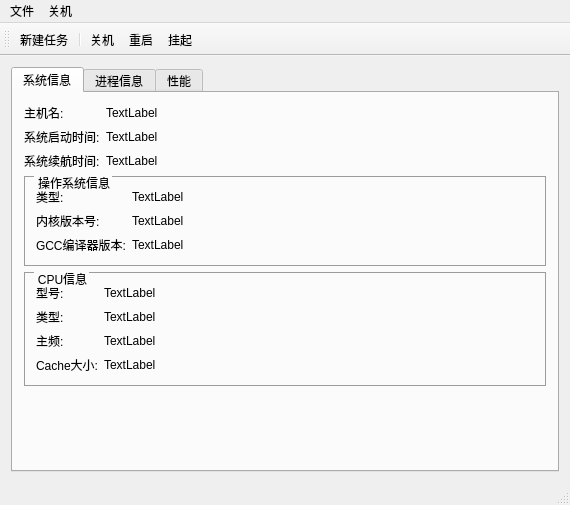
<?xml version="1.0" encoding="UTF-8"?>
<ui version="4.0">
 <class>MainWindow</class>
 <widget class="QMainWindow" name="MainWindow">
  <property name="geometry">
   <rect>
    <x>0</x>
    <y>0</y>
    <width>570</width>
    <height>505</height>
   </rect>
  </property>
  <property name="minimumSize">
   <size>
    <width>200</width>
    <height>300</height>
   </size>
  </property>
  <property name="windowTitle">
   <string>任务管理器</string>
  </property>
  <widget class="QWidget" name="centralWidget">
   <layout class="QVBoxLayout" name="verticalLayout">
    <item>
     <widget class="QTabWidget" name="tabWidget">
      <property name="minimumSize">
       <size>
        <width>200</width>
        <height>300</height>
       </size>
      </property>
      <property name="currentIndex">
       <number>0</number>
      </property>
      <widget class="QWidget" name="tab">
       <attribute name="title">
        <string>系统信息</string>
       </attribute>
       <layout class="QVBoxLayout" name="verticalLayout_2">
        <item>
         <layout class="QFormLayout" name="formLayout">
          <item row="0" column="0">
           <widget class="QLabel" name="label_8">
            <property name="text">
             <string>主机名:</string>
            </property>
           </widget>
          </item>
          <item row="0" column="1">
           <widget class="QLabel" name="label_HostName">
            <property name="text">
             <string>TextLabel</string>
            </property>
           </widget>
          </item>
          <item row="1" column="0">
           <widget class="QLabel" name="label_7">
            <property name="text">
             <string>系统启动时间:</string>
            </property>
           </widget>
          </item>
          <item row="1" column="1">
           <widget class="QLabel" name="label_BootTime">
            <property name="text">
             <string>TextLabel</string>
            </property>
           </widget>
          </item>
          <item row="2" column="0">
           <widget class="QLabel" name="label_9">
            <property name="text">
             <string>系统续航时间:</string>
            </property>
           </widget>
          </item>
          <item row="2" column="1">
           <widget class="QLabel" name="label_RunnedTime">
            <property name="text">
             <string>TextLabel</string>
            </property>
           </widget>
          </item>
         </layout>
        </item>
        <item>
         <widget class="QGroupBox" name="groupBox">
          <property name="styleSheet">
           <string notr="true">QGroupBox {
            border-color: rgb(156, 156, 156);
            border-width: 1px;
            border-style: solid;
            margin-top: 0.5ex;
        }
QGroupBox::title {
            subcontrol-origin: margin;
            subcontrol-position: top left;
            left: 10px;
            margin-left: 2px;
            padding: 0  0px;
        }</string>
          </property>
          <property name="title">
           <string>操作系统信息</string>
          </property>
          <property name="flat">
           <bool>false</bool>
          </property>
          <property name="checkable">
           <bool>false</bool>
          </property>
          <layout class="QFormLayout" name="formLayout_2">
           <item row="0" column="0">
            <widget class="QLabel" name="label">
             <property name="text">
              <string>类型:</string>
             </property>
            </widget>
           </item>
           <item row="0" column="1">
            <widget class="QLabel" name="label_osType">
             <property name="text">
              <string>TextLabel</string>
             </property>
            </widget>
           </item>
           <item row="1" column="0">
            <widget class="QLabel" name="label_10">
             <property name="text">
              <string>内核版本号:</string>
             </property>
            </widget>
           </item>
           <item row="1" column="1">
            <widget class="QLabel" name="label_osVersion">
             <property name="text">
              <string>TextLabel</string>
             </property>
            </widget>
           </item>
           <item row="2" column="0">
            <widget class="QLabel" name="label_12">
             <property name="text">
              <string>GCC编译器版本:</string>
             </property>
            </widget>
           </item>
           <item row="2" column="1">
            <widget class="QLabel" name="label_gccVersion">
             <property name="text">
              <string>TextLabel</string>
             </property>
            </widget>
           </item>
          </layout>
         </widget>
        </item>
        <item>
         <widget class="QGroupBox" name="groupBox_2">
          <property name="styleSheet">
           <string notr="true">QGroupBox {
            border-color: rgb(156, 156, 156);
            border-width: 1px;
            border-style: solid;
            margin-top: 0.5ex;
        }
QGroupBox::title {
            subcontrol-origin: margin;
            subcontrol-position: top left;
            left: 10px;
            margin-left: 2px;
            padding: 0  0px;
        }</string>
          </property>
          <property name="title">
           <string>CPU信息</string>
          </property>
          <layout class="QFormLayout" name="formLayout_3">
           <item row="0" column="0">
            <widget class="QLabel" name="label_14">
             <property name="text">
              <string>型号:</string>
             </property>
            </widget>
           </item>
           <item row="0" column="1">
            <widget class="QLabel" name="label_cpuModelName">
             <property name="text">
              <string>TextLabel</string>
             </property>
            </widget>
           </item>
           <item row="1" column="0">
            <widget class="QLabel" name="label_16">
             <property name="text">
              <string>类型:</string>
             </property>
            </widget>
           </item>
           <item row="1" column="1">
            <widget class="QLabel" name="label_cpuType">
             <property name="text">
              <string>TextLabel</string>
             </property>
            </widget>
           </item>
           <item row="2" column="0">
            <widget class="QLabel" name="label_18">
             <property name="text">
              <string>主频:</string>
             </property>
            </widget>
           </item>
           <item row="2" column="1">
            <widget class="QLabel" name="label_cpuFrequency">
             <property name="text">
              <string>TextLabel</string>
             </property>
            </widget>
           </item>
           <item row="3" column="0">
            <widget class="QLabel" name="label_20">
             <property name="text">
              <string>Cache大小:</string>
             </property>
            </widget>
           </item>
           <item row="3" column="1">
            <widget class="QLabel" name="label_CacheSize">
             <property name="text">
              <string>TextLabel</string>
             </property>
            </widget>
           </item>
          </layout>
         </widget>
        </item>
        <item>
         <spacer name="verticalSpacer">
          <property name="orientation">
           <enum>Qt::Vertical</enum>
          </property>
          <property name="sizeHint" stdset="0">
           <size>
            <width>20</width>
            <height>40</height>
           </size>
          </property>
         </spacer>
        </item>
       </layout>
      </widget>
      <widget class="QWidget" name="tab_2">
       <attribute name="title">
        <string>进程信息</string>
       </attribute>
       <layout class="QVBoxLayout" name="verticalLayout_4">
        <item>
         <widget class="QTableWidget" name="tableWidget_Process">
          <property name="sizeAdjustPolicy">
           <enum>QAbstractScrollArea::AdjustIgnored</enum>
          </property>
          <property name="editTriggers">
           <set>QAbstractItemView::NoEditTriggers</set>
          </property>
          <property name="selectionMode">
           <enum>QAbstractItemView::SingleSelection</enum>
          </property>
          <property name="selectionBehavior">
           <enum>QAbstractItemView::SelectRows</enum>
          </property>
          <property name="textElideMode">
           <enum>Qt::ElideRight</enum>
          </property>
          <property name="sortingEnabled">
           <bool>true</bool>
          </property>
          <attribute name="horizontalHeaderCascadingSectionResizes">
           <bool>true</bool>
          </attribute>
          <attribute name="horizontalHeaderMinimumSectionSize">
           <number>30</number>
          </attribute>
          <attribute name="horizontalHeaderStretchLastSection">
           <bool>false</bool>
          </attribute>
          <attribute name="verticalHeaderVisible">
           <bool>false</bool>
          </attribute>
          <attribute name="verticalHeaderHighlightSections">
           <bool>false</bool>
          </attribute>
          <column>
           <property name="text">
            <string>pid</string>
           </property>
          </column>
          <column>
           <property name="text">
            <string>名称</string>
           </property>
          </column>
          <column>
           <property name="text">
            <string>状态</string>
           </property>
          </column>
          <column>
           <property name="text">
            <string>ppid</string>
           </property>
          </column>
          <column>
           <property name="text">
            <string>优先级</string>
           </property>
          </column>
          <column>
           <property name="text">
            <string>占用内存</string>
           </property>
          </column>
         </widget>
        </item>
        <item>
         <layout class="QGridLayout" name="gridLayout">
          <item row="0" column="0">
           <widget class="QLabel" name="label_2">
            <property name="text">
             <string>进程总数：</string>
            </property>
           </widget>
          </item>
          <item row="2" column="1">
           <widget class="QLabel" name="label_pRun">
            <property name="text">
             <string>TextLabel</string>
            </property>
           </widget>
          </item>
          <item row="0" column="1">
           <widget class="QLabel" name="label_pNum">
            <property name="text">
             <string>TextLabel</string>
            </property>
           </widget>
          </item>
          <item row="2" column="0">
           <widget class="QLabel" name="label_6">
            <property name="text">
             <string>运行进程：</string>
            </property>
           </widget>
          </item>
          <item row="4" column="0" colspan="2">
           <widget class="QLineEdit" name="lineEdit_Search">
            <property name="inputMask">
             <string/>
            </property>
            <property name="placeholderText">
             <string>请输入pid或进程名</string>
            </property>
           </widget>
          </item>
          <item row="4" column="2">
           <widget class="QPushButton" name="pushButton_Search">
            <property name="text">
             <string>查询</string>
            </property>
           </widget>
          </item>
          <item row="4" column="4">
           <widget class="QPushButton" name="pushButton_KillPro">
            <property name="text">
             <string>结束进程</string>
            </property>
           </widget>
          </item>
          <item row="2" column="4">
           <widget class="QLabel" name="label_pZombie">
            <property name="text">
             <string>TextLabel</string>
            </property>
           </widget>
          </item>
          <item row="4" column="3">
           <widget class="QPushButton" name="pushButton_Refresh">
            <property name="text">
             <string>刷新</string>
            </property>
           </widget>
          </item>
          <item row="0" column="4">
           <widget class="QLabel" name="label_pSleep">
            <property name="text">
             <string>TextLabel</string>
            </property>
           </widget>
          </item>
          <item row="0" column="3">
           <widget class="QLabel" name="label_4">
            <property name="text">
             <string>睡眠进程：</string>
            </property>
           </widget>
          </item>
          <item row="2" column="3">
           <widget class="QLabel" name="label_13">
            <property name="text">
             <string>僵死进程：</string>
            </property>
           </widget>
          </item>
         </layout>
        </item>
       </layout>
      </widget>
      <widget class="QWidget" name="tab_3">
       <attribute name="title">
        <string>性能</string>
       </attribute>
       <layout class="QVBoxLayout" name="verticalLayout_3">
        <item>
         <widget class="QGroupBox" name="groupBox_3">
          <property name="styleSheet">
           <string notr="true"/>
          </property>
          <property name="title">
           <string>CPU使用率</string>
          </property>
          <layout class="QVBoxLayout" name="verticalLayout_5">
           <item>
            <widget class="QLabel" name="label_cpuUsage">
             <property name="sizePolicy">
              <sizepolicy hsizetype="Expanding" vsizetype="Expanding">
               <horstretch>0</horstretch>
               <verstretch>0</verstretch>
              </sizepolicy>
             </property>
             <property name="text">
              <string>TextLabel</string>
             </property>
             <property name="scaledContents">
              <bool>true</bool>
             </property>
            </widget>
           </item>
          </layout>
         </widget>
        </item>
        <item>
         <widget class="QGroupBox" name="groupBox_4">
          <property name="title">
           <string>内存使用率</string>
          </property>
          <layout class="QVBoxLayout" name="verticalLayout_6">
           <item>
            <widget class="QLabel" name="label_MemUsage">
             <property name="sizePolicy">
              <sizepolicy hsizetype="Expanding" vsizetype="Expanding">
               <horstretch>0</horstretch>
               <verstretch>0</verstretch>
              </sizepolicy>
             </property>
             <property name="text">
              <string>TextLabel</string>
             </property>
             <property name="scaledContents">
              <bool>true</bool>
             </property>
            </widget>
           </item>
           <item>
            <layout class="QHBoxLayout" name="horizontalLayout">
             <item>
              <widget class="QLabel" name="label_3">
               <property name="text">
                <string>Used:</string>
               </property>
              </widget>
             </item>
             <item>
              <widget class="QLabel" name="label_RAMUsed">
               <property name="text">
                <string>TextLabel</string>
               </property>
              </widget>
             </item>
             <item>
              <widget class="QLabel" name="label_11">
               <property name="text">
                <string>Free:</string>
               </property>
              </widget>
             </item>
             <item>
              <widget class="QLabel" name="label_RAMFree">
               <property name="text">
                <string>TextLabel</string>
               </property>
              </widget>
             </item>
             <item>
              <widget class="QLabel" name="label_17">
               <property name="text">
                <string>Total:</string>
               </property>
              </widget>
             </item>
             <item>
              <widget class="QLabel" name="label_RAMTotal">
               <property name="text">
                <string>TextLabel</string>
               </property>
              </widget>
             </item>
            </layout>
           </item>
          </layout>
         </widget>
        </item>
        <item>
         <widget class="QGroupBox" name="groupBox_5">
          <property name="title">
           <string>交换分区使用率</string>
          </property>
          <layout class="QVBoxLayout" name="verticalLayout_7">
           <item>
            <widget class="QLabel" name="label_SwapUsage">
             <property name="sizePolicy">
              <sizepolicy hsizetype="Expanding" vsizetype="Expanding">
               <horstretch>0</horstretch>
               <verstretch>0</verstretch>
              </sizepolicy>
             </property>
             <property name="text">
              <string>TextLabel</string>
             </property>
             <property name="scaledContents">
              <bool>true</bool>
             </property>
            </widget>
           </item>
           <item>
            <layout class="QHBoxLayout" name="horizontalLayout_2">
             <item>
              <widget class="QLabel" name="label_21">
               <property name="text">
                <string>Used:</string>
               </property>
              </widget>
             </item>
             <item>
              <widget class="QLabel" name="label_SWAPUsed">
               <property name="text">
                <string>TextLabel</string>
               </property>
              </widget>
             </item>
             <item>
              <widget class="QLabel" name="label_23">
               <property name="text">
                <string>Free:</string>
               </property>
              </widget>
             </item>
             <item>
              <widget class="QLabel" name="label_SWAPFree">
               <property name="text">
                <string>TextLabel</string>
               </property>
              </widget>
             </item>
             <item>
              <widget class="QLabel" name="label_25">
               <property name="text">
                <string>Total:</string>
               </property>
              </widget>
             </item>
             <item>
              <widget class="QLabel" name="label_SWAPTotal">
               <property name="text">
                <string>TextLabel</string>
               </property>
              </widget>
             </item>
            </layout>
           </item>
          </layout>
         </widget>
        </item>
       </layout>
      </widget>
     </widget>
    </item>
   </layout>
  </widget>
  <widget class="QMenuBar" name="menuBar">
   <property name="geometry">
    <rect>
     <x>0</x>
     <y>0</y>
     <width>570</width>
     <height>28</height>
    </rect>
   </property>
   <widget class="QMenu" name="menu">
    <property name="title">
     <string>文件</string>
    </property>
    <addaction name="action"/>
    <addaction name="action_2"/>
   </widget>
   <widget class="QMenu" name="menu_2">
    <property name="title">
     <string>关机</string>
    </property>
    <addaction name="action_3"/>
    <addaction name="action_4"/>
    <addaction name="action_5"/>
   </widget>
   <addaction name="menu"/>
   <addaction name="menu_2"/>
  </widget>
  <widget class="QToolBar" name="mainToolBar">
   <attribute name="toolBarArea">
    <enum>TopToolBarArea</enum>
   </attribute>
   <attribute name="toolBarBreak">
    <bool>false</bool>
   </attribute>
   <addaction name="action"/>
   <addaction name="separator"/>
   <addaction name="action_3"/>
   <addaction name="action_4"/>
   <addaction name="action_5"/>
  </widget>
  <widget class="QStatusBar" name="statusBar"/>
  <action name="action">
   <property name="icon">
    <iconset resource="icon.qrc">
     <normaloff>:/new/icon/images/new.png</normaloff>:/new/icon/images/new.png</iconset>
   </property>
   <property name="text">
    <string>新建任务</string>
   </property>
   <property name="shortcut">
    <string>Ctrl+N</string>
   </property>
  </action>
  <action name="action_2">
   <property name="icon">
    <iconset resource="icon.qrc">
     <normaloff>:/new/icon/images/quit.png</normaloff>:/new/icon/images/quit.png</iconset>
   </property>
   <property name="text">
    <string>退出</string>
   </property>
   <property name="shortcut">
    <string>Ctrl+X</string>
   </property>
  </action>
  <action name="action_3">
   <property name="icon">
    <iconset resource="icon.qrc">
     <normaloff>:/new/icon/images/shutdown.png</normaloff>:/new/icon/images/shutdown.png</iconset>
   </property>
   <property name="text">
    <string>关机</string>
   </property>
   <property name="shortcut">
    <string>Ctrl+D</string>
   </property>
  </action>
  <action name="action_4">
   <property name="icon">
    <iconset resource="icon.qrc">
     <normaloff>:/new/icon/images/restart.png</normaloff>:/new/icon/images/restart.png</iconset>
   </property>
   <property name="text">
    <string>重启</string>
   </property>
   <property name="shortcut">
    <string>Ctrl+R</string>
   </property>
  </action>
  <action name="action_5">
   <property name="icon">
    <iconset resource="icon.qrc">
     <normaloff>:/new/icon/images/suspend.png</normaloff>:/new/icon/images/suspend.png</iconset>
   </property>
   <property name="text">
    <string>挂起</string>
   </property>
   <property name="shortcut">
    <string>Ctrl+E</string>
   </property>
  </action>
 </widget>
 <layoutdefault spacing="6" margin="11"/>
 <resources>
  <include location="icon.qrc"/>
 </resources>
 <connections/>
</ui>
